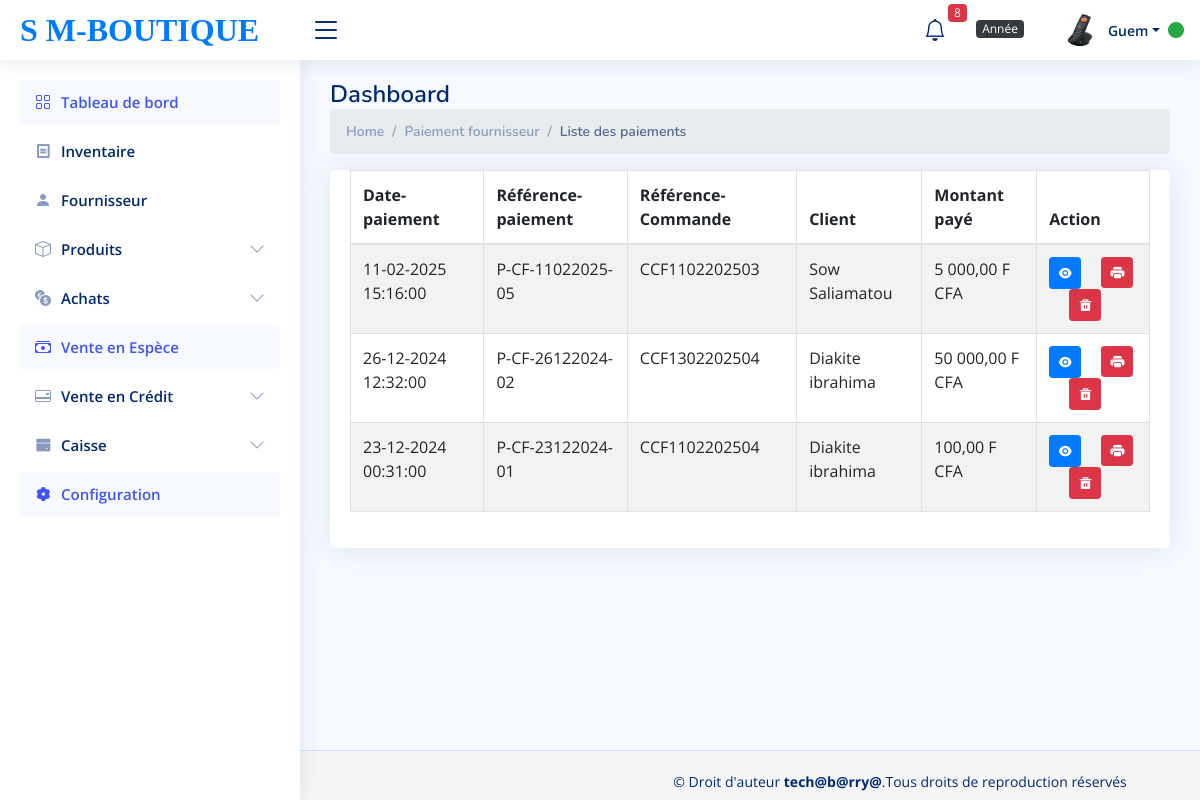
Screenshot of /liste_paiement_four.php (signed in) with the database file from the repository.
### tables this page shows
CREATE TABLE `paiement` (
  `id_paiement` int(11) NOT NULL,
  `montant_paye` int(255) DEFAULT NULL,
  `date_paie` datetime NOT NULL,
  `paie_referrence` varchar(255) NOT NULL,
  `id_commande_fournisseur` int(11) NOT NULL
);

CREATE TABLE `commande_fournisseur` (
  `id_commande_fournisseur` int(11) NOT NULL,
  `id_fournisseur` int(11) NOT NULL,
  `date_de_commande` datetime NOT NULL,
  `reference` varchar(255) NOT NULL,
  `total` int(255) DEFAULT NULL,
  `paie` int(11) NOT NULL DEFAULT 0,
  `id_utilisateur` int(11) NOT NULL
);

CREATE TABLE `fournisseur` (
  `id_fournisseur` int(11) NOT NULL,
  `prenom_fournisseur` varchar(30) DEFAULT NULL,
  `nom_fournisseur` varchar(30) DEFAULT NULL,
  `contact_fournisseur` int(15) DEFAULT NULL,
  `ville_fournisseur` varchar(30) DEFAULT NULL
);

### liste_paiement_four.php (called while the page is built, shortened)
<?php
$liste_paie_four=new CommandeFour();
$recuperer_afficher_list_paie=$liste_paie_four->list2();
?>
<?php require_once('view/liste_paiement_four.view.php') ?>

### classes/Fonction.php (called while the page is built, shortened)
<?php
class Fonction{
        public function database(){
            $this->DB_HOST="127.0.0.1";
            $this->DB_NAME="db_supermarche";
            $this->DB_USERNAME="root";
            $this->DB_PASSWORD='';
             $bdd=new PDO("mysql:host=".$this->DB_HOST.";dbname=". $this->DB_NAME,
            $this->DB_USERNAME  ,$this->DB_PASSWORD);
            return $bdd;
        }
   public function  recuperation_fonction($select_partie,$tables,$data=[], $all=null){
      $bdd=$this->database();
        $monFetch=$bdd->prepare("select $select_partie from $tables");
        $monFetch->execute($data);
        if(isset($all) and $all==="all"|| $all==="All" || $all==="ALL" ||
         $all==="aLL"||$all==="ALl"|| $all==="AlL"){
           return $monFetch->fetchAll(PDO::FETCH_OBJ);
         }else{
           return $monFetch->fetch(PDO::FETCH_OBJ);
         }
    }
}

### classes/CommandeFour.php (called while the page is built, shortened)
<?php
class CommandeFour extends Fonction {
    public function list2() {
        return $this->recuperation_fonction("*", "paiement INNER JOIN commande_fournisseur ON commande_fournisseur.id_commande_fournisseur=paiement.id_commande_fournisseur INNER JOIN fournisseur ON fournisseur.id_fournisseur=commande_fournisseur.id_fournisseur ORDER BY id_paiement DESC", [], "all");
    }
}
?>

### view/liste_paiement_four.view.php (the view, shortened to what this page needs)
<!DOCTYPE html>
<html lang="en">
    <?php require_once('partials/header.php') ?>
<body>
    <?php require_once('partials/sidebar.php') ?>
    <?php require_once('partials/navbar.php') ?>
    <main id="main" class="main">
         <div class="pagetitle">
      <h1>Dashboard</h1>
      <nav>
        <ol class="breadcrumb">
          <li class="breadcrumb-item"><a href="index1.php">Home</a></li>
          <li class="breadcrumb-item">Paiement fournisseur</li>
          <li class="breadcrumb-item active">Liste des paiements</li>
        </ol>
      </nav>
    </div>
        <section class="section">
            <div class="row">
                <div class="col-lg-12">
                    <div class="card">
                        <div class="card-body">
                            <table class="table datatable table-bordered table-striped">
                                <thead>
                                    <tr>
                                        <th>Date-paiement</th>
                                        <th>Référence-paiement</th>
                                        <th>Référence-Commande</th>
                                        <th>Client</th>
                                        <th>Montant payé</th>
                                        <th>Action</th>
                                    </tr>
                                </thead>
                                <tbody>
                                    <tr>
                                        <?php foreach( $recuperer_afficher_list_paie as $affiche )
                                        {?>
                                        <td><?=date_format(date_create($affiche->date_paie), 'd-m-Y H:i:s') ?></td>
                                        <td><?=$affiche->paie_referrence?></td>
                                        <td><?= $affiche->reference?></td>
                                        <td><?= $affiche->nom_fournisseur?> <?= $affiche->prenom_fournisseur?></td>
                                         <td><?= number_format($affiche->montant_paye, 2, ',', ' ') ?> F CFA</td>
                                        <td>
                                            <a href="detail_paiement_four.php?detail=<?=$affiche->id_paiement ?>"
                                                class="btn btn-primary btn-sm">
                                                <i class="ri-eye-fill"></i>
                                            </a>&emsp;
                                                <a href="pdf_paiement_four.php?detail=<?=$affiche->id_paiement?>"
                                                    class="btn btn-danger btn-sm"target="_blank">
                                                   <i class="bi bi-printer-fill"></i>
                                                </a>&emsp;
                                               <a class="btn btn-danger btn-sm delete-button"
                                                    data-paiefour-id="<?= $affiche->id_paiement ?>">
                                                    <i class="ri-delete-bin-5-fill "></i>
                                                </a>
                                        </td>
                                    </tr>
                                    <?php } ?>
                            </table>
                        </div>
                    </div>
                </div>
            </div>
        </section>
    </main>
        <footer class="footer">
            <?php require_once('partials/foot.php') ?>
        </footer>
</body>
</html>

### assets/css/style.css (style rules this page uses)
:root { scroll-behavior: smooth; }
body { font-family: "Open Sans", sans-serif; background: #f6f9ff; color: #444444; }
a { color: #4154f1; text-decoration: none; }
h1, h2, h3, h4, h5, h6 { font-family: "Nunito", sans-serif; }
#main { margin-top: 60px; padding: 20px 30px; transition: all 0.3s; }
.pagetitle { margin-bottom: 10px; }
.pagetitle h1 { font-size: 24px; margin-bottom: 0; font-weight: 600; color: #012970; }
.card { margin-bottom: 30px; border: none; border-radius: 5px; box-shadow: 0px 0 30px rgba(1, 41, 112, 0.1); }
.card-body { padding: 0 20px 20px 20px; }
.breadcrumb { font-size: 14px; font-family: "Nunito", sans-serif; color: #899bbd; font-weight: 600; }
.breadcrumb a { color: #899bbd; transition: 0.3s; }
.breadcrumb .breadcrumb-item::before { color: #899bbd; }
.breadcrumb .active { color: #51678f; font-weight: 600; }
@media (min-width: 1200px) { #main, #footer { margin-left: 300px; } }
.footer { padding: 20px 0; font-size: 14px; transition: all 0.3s; border-top: 1px solid #cddfff; }

### view/liste_paiement_four.view.php (style rules this page uses)
.footer { position: fixed; bottom: 0; width: 100%; height: 50px; background-color: #f5f5f5; }

### rows the page displays
paiement: date_paie "11-02-2025 15:16:00", paie_referrence "P-CF-11022025-05", id_commande_fournisseur.reference "CCF1102202503", fournisseur.nom_fournisseur "Sow", fournisseur.prenom_fournisseur "Saliamatou", montant_paye "5 000,00"
paiement: date_paie "26-12-2024 12:32:00", paie_referrence "P-CF-26122024-02", id_commande_fournisseur.reference "CCF1302202504", fournisseur.nom_fournisseur "Diakite", fournisseur.prenom_fournisseur "ibrahima", montant_paye "50 000,00"
paiement: date_paie "23-12-2024 00:31:00", paie_referrence "P-CF-23122024-01", id_commande_fournisseur.reference "CCF1102202504", fournisseur.nom_fournisseur "Diakite", fournisseur.prenom_fournisseur "ibrahima", montant_paye "100,00"

### other values shown
$stock_alerte "8"
$_SESSION['nom_utilisateur'] "Guem"
